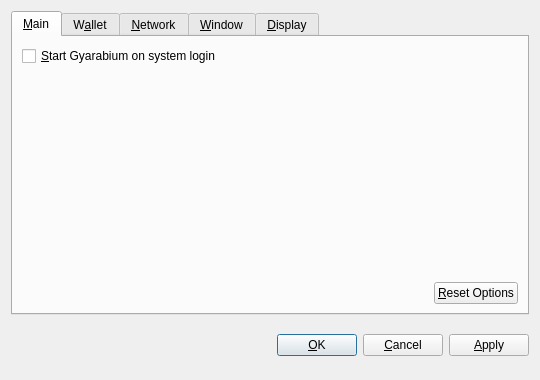
<?xml version="1.0" encoding="UTF-8"?>
<ui version="4.0">
 <class>OptionsDialog</class>
 <widget class="QDialog" name="OptionsDialog">
  <property name="geometry">
   <rect>
    <x>0</x>
    <y>0</y>
    <width>540</width>
    <height>380</height>
   </rect>
  </property>
  <property name="windowTitle">
   <string>Options</string>
  </property>
  <property name="modal">
   <bool>true</bool>
  </property>
  <layout class="QVBoxLayout" name="verticalLayout">
   <item>
    <widget class="QTabWidget" name="tabWidget">
     <property name="tabPosition">
      <enum>QTabWidget::North</enum>
     </property>
     <property name="currentIndex">
      <number>0</number>
     </property>
     <widget class="QWidget" name="tabMain">
      <attribute name="title">
       <string>&amp;Main</string>
      </attribute>
      <layout class="QVBoxLayout" name="verticalLayout_Main">
       <item>
        <widget class="QCheckBox" name="bitcoinAtStartup">
         <property name="toolTip">
          <string>Automatically start Gyarabium after logging in to the system.</string>
         </property>
         <property name="text">
          <string>&amp;Start Gyarabium on system login</string>
         </property>
        </widget>
       </item>
       <item>
        <spacer name="verticalSpacer_Main">
         <property name="orientation">
          <enum>Qt::Vertical</enum>
         </property>
         <property name="sizeHint" stdset="0">
          <size>
           <width>20</width>
           <height>40</height>
          </size>
         </property>
        </spacer>
       </item>
       <item>
        <layout class="QHBoxLayout" name="horizontalLayout_2_Main">
         <item>
          <spacer name="horizontalSpacer_2_Main">
           <property name="orientation">
            <enum>Qt::Horizontal</enum>
           </property>
           <property name="sizeHint" stdset="0">
            <size>
             <width>40</width>
             <height>20</height>
            </size>
           </property>
          </spacer>
         </item>
         <item>
          <widget class="QPushButton" name="resetButton">
           <property name="toolTip">
            <string>Reset all client options to default.</string>
           </property>
           <property name="text">
            <string>&amp;Reset Options</string>
           </property>
           <property name="autoDefault">
            <bool>false</bool>
           </property>
          </widget>
         </item>
        </layout>
       </item>
      </layout>
     </widget>
     <widget class="QWidget" name="tabWallet">
      <attribute name="title">
       <string>W&amp;allet</string>
      </attribute>
      <layout class="QVBoxLayout" name="verticalLayout_Network">
       <item>
        <widget class="QLabel" name="transactionFeeInfoLabel">
         <property name="text">
          <string>Optional transaction fee per kB that helps make sure your transactions are processed quickly. Most transactions are 1 kB.</string>
         </property>
         <property name="textFormat">
          <enum>Qt::PlainText</enum>
         </property>
         <property name="wordWrap">
          <bool>true</bool>
         </property>
        </widget>
       </item>
       <item>
        <layout class="QHBoxLayout" name="horizontalLayout_1_Main">
         <item>
          <widget class="QLabel" name="transactionFeeLabel">
           <property name="text">
            <string>Pay transaction &amp;fee</string>
           </property>
           <property name="textFormat">
            <enum>Qt::PlainText</enum>
           </property>
           <property name="buddy">
            <cstring>transactionFee</cstring>
           </property>
          </widget>
         </item>
         <item>
          <widget class="BitcoinAmountField" name="transactionFee"/>
         </item>
         <item>
          <spacer name="horizontalSpacer_1_Main">
           <property name="orientation">
            <enum>Qt::Horizontal</enum>
           </property>
           <property name="sizeHint" stdset="0">
            <size>
             <width>40</width>
             <height>20</height>
            </size>
           </property>
          </spacer>
         </item>
        </layout>
       </item>
       <item>
        <widget class="QLabel" name="label">
         <property name="text">
          <string>If you disable the spending of unconfirmed change, the change from a transaction cannot be used until that transaction has at least one confirmation. This also affects how your balance is computed.</string>
         </property>
         <property name="wordWrap">
          <bool>true</bool>
         </property>
        </widget>
       </item>
       <item>
        <widget class="QCheckBox" name="spendZeroConfChange">
         <property name="text">
          <string>Spend unconfirmed change  (experts only)</string>
         </property>
        </widget>
       </item>
       <item>
        <spacer name="verticalSpacer">
         <property name="orientation">
          <enum>Qt::Vertical</enum>
         </property>
         <property name="sizeHint" stdset="0">
          <size>
           <width>20</width>
           <height>40</height>
          </size>
         </property>
        </spacer>
       </item>
      </layout>
     </widget>
     <widget class="QWidget" name="tabNetwork">
      <attribute name="title">
       <string>&amp;Network</string>
      </attribute>
      <layout class="QVBoxLayout" name="verticalLayout_Network">
       <item>
        <widget class="QCheckBox" name="mapPortUpnp">
         <property name="toolTip">
          <string>Automatically open the Gyarabium client port on the router. This only works when your router supports UPnP and it is enabled.</string>
         </property>
         <property name="text">
          <string>Map port using &amp;UPnP</string>
         </property>
        </widget>
       </item>
       <item>
        <widget class="QCheckBox" name="connectSocks">
         <property name="toolTip">
          <string>Connect to the Gyarabium network through a SOCKS proxy (e.g. when connecting through Tor).</string>
         </property>
         <property name="text">
          <string>&amp;Connect through SOCKS proxy:</string>
         </property>
        </widget>
       </item>
       <item>
        <layout class="QHBoxLayout" name="horizontalLayout_Network">
         <item>
          <widget class="QLabel" name="proxyIpLabel">
           <property name="text">
            <string>Proxy &amp;IP:</string>
           </property>
           <property name="textFormat">
            <enum>Qt::PlainText</enum>
           </property>
           <property name="buddy">
            <cstring>proxyIp</cstring>
           </property>
          </widget>
         </item>
         <item>
          <widget class="QValidatedLineEdit" name="proxyIp">
           <property name="maximumSize">
            <size>
             <width>140</width>
             <height>16777215</height>
            </size>
           </property>
           <property name="toolTip">
            <string>IP address of the proxy (e.g. 127.0.0.1)</string>
           </property>
          </widget>
         </item>
         <item>
          <widget class="QLabel" name="proxyPortLabel">
           <property name="text">
            <string>&amp;Port:</string>
           </property>
           <property name="textFormat">
            <enum>Qt::PlainText</enum>
           </property>
           <property name="buddy">
            <cstring>proxyPort</cstring>
           </property>
          </widget>
         </item>
         <item>
          <widget class="QLineEdit" name="proxyPort">
           <property name="maximumSize">
            <size>
             <width>55</width>
             <height>16777215</height>
            </size>
           </property>
           <property name="toolTip">
            <string>Port of the proxy (e.g. 9050)</string>
           </property>
          </widget>
         </item>
         <item>
          <widget class="QLabel" name="socksVersionLabel">
           <property name="text">
            <string>SOCKS &amp;Version:</string>
           </property>
           <property name="textFormat">
            <enum>Qt::PlainText</enum>
           </property>
           <property name="buddy">
            <cstring>socksVersion</cstring>
           </property>
          </widget>
         </item>
         <item>
          <widget class="QValueComboBox" name="socksVersion">
           <property name="toolTip">
            <string>SOCKS version of the proxy (e.g. 5)</string>
           </property>
          </widget>
         </item>
         <item>
          <spacer name="horizontalSpacer_Network">
           <property name="orientation">
            <enum>Qt::Horizontal</enum>
           </property>
           <property name="sizeHint" stdset="0">
            <size>
             <width>40</width>
             <height>20</height>
            </size>
           </property>
          </spacer>
         </item>
        </layout>
       </item>
       <item>
        <spacer name="verticalSpacer_Network">
         <property name="orientation">
          <enum>Qt::Vertical</enum>
         </property>
         <property name="sizeHint" stdset="0">
          <size>
           <width>20</width>
           <height>40</height>
          </size>
         </property>
        </spacer>
       </item>
      </layout>
     </widget>
     <widget class="QWidget" name="tabWindow">
      <attribute name="title">
       <string>&amp;Window</string>
      </attribute>
      <layout class="QVBoxLayout" name="verticalLayout_Window">
       <item>
        <widget class="QCheckBox" name="minimizeToTray">
         <property name="toolTip">
          <string>Show only a tray icon after minimizing the window.</string>
         </property>
         <property name="text">
          <string>&amp;Minimize to the tray instead of the taskbar</string>
         </property>
        </widget>
       </item>
       <item>
        <widget class="QCheckBox" name="minimizeOnClose">
         <property name="toolTip">
          <string>Minimize instead of exit the application when the window is closed. When this option is enabled, the application will be closed only after selecting Quit in the menu.</string>
         </property>
         <property name="text">
          <string>M&amp;inimize on close</string>
         </property>
        </widget>
       </item>
       <item>
        <spacer name="verticalSpacer_Window">
         <property name="orientation">
          <enum>Qt::Vertical</enum>
         </property>
         <property name="sizeHint" stdset="0">
          <size>
           <width>20</width>
           <height>40</height>
          </size>
         </property>
        </spacer>
       </item>
      </layout>
     </widget>
     <widget class="QWidget" name="tabDisplay">
      <attribute name="title">
       <string>&amp;Display</string>
      </attribute>
      <layout class="QVBoxLayout" name="verticalLayout_Display">
       <item>
        <layout class="QHBoxLayout" name="horizontalLayout_1_Display">
         <item>
          <widget class="QLabel" name="langLabel">
           <property name="text">
            <string>User Interface &amp;language:</string>
           </property>
           <property name="textFormat">
            <enum>Qt::PlainText</enum>
           </property>
           <property name="buddy">
            <cstring>lang</cstring>
           </property>
          </widget>
         </item>
         <item>
          <widget class="QValueComboBox" name="lang">
           <property name="toolTip">
            <string>The user interface language can be set here. This setting will take effect after restarting Gyarabium.</string>
           </property>
          </widget>
         </item>
        </layout>
       </item>
       <item>
        <layout class="QHBoxLayout" name="horizontalLayout_2_Display">
         <item>
          <widget class="QLabel" name="unitLabel">
           <property name="text">
            <string>&amp;Unit to show amounts in:</string>
           </property>
           <property name="textFormat">
            <enum>Qt::PlainText</enum>
           </property>
           <property name="buddy">
            <cstring>unit</cstring>
           </property>
          </widget>
         </item>
         <item>
          <widget class="QValueComboBox" name="unit">
           <property name="toolTip">
            <string>Choose the default subdivision unit to show in the interface and when sending coins.</string>
           </property>
          </widget>
         </item>
        </layout>
       </item>
       <item>
        <widget class="QCheckBox" name="displayAddresses">
         <property name="toolTip">
          <string>Whether to show Gyarabium addresses in the transaction list or not.</string>
         </property>
         <property name="text">
          <string>&amp;Display addresses in transaction list</string>
         </property>
        </widget>
       </item>
       <item>
        <widget class="QCheckBox" name="coinControlFeatures">
         <property name="toolTip">
          <string>Whether to show coin control features or not.</string>
         </property>
         <property name="text">
          <string>Display coin &amp;control features (experts only!)</string>
         </property>
        </widget>
       </item>
       <item>
        <spacer name="verticalSpacer_Display">
         <property name="orientation">
          <enum>Qt::Vertical</enum>
         </property>
         <property name="sizeHint" stdset="0">
          <size>
           <width>20</width>
           <height>40</height>
          </size>
         </property>
        </spacer>
       </item>
      </layout>
     </widget>
    </widget>
   </item>
   <item>
    <layout class="QHBoxLayout" name="horizontalLayout_Buttons">
     <item>
      <spacer name="horizontalSpacer_1">
       <property name="orientation">
        <enum>Qt::Horizontal</enum>
       </property>
       <property name="sizeHint" stdset="0">
        <size>
         <width>40</width>
         <height>48</height>
        </size>
       </property>
      </spacer>
     </item>
     <item>
      <widget class="QLabel" name="statusLabel">
       <property name="font">
        <font>
         <weight>75</weight>
         <bold>true</bold>
        </font>
       </property>
       <property name="text">
        <string/>
       </property>
       <property name="textFormat">
        <enum>Qt::PlainText</enum>
       </property>
       <property name="wordWrap">
        <bool>true</bool>
       </property>
      </widget>
     </item>
     <item>
      <spacer name="horizontalSpacer_2">
       <property name="orientation">
        <enum>Qt::Horizontal</enum>
       </property>
       <property name="sizeHint" stdset="0">
        <size>
         <width>40</width>
         <height>48</height>
        </size>
       </property>
      </spacer>
     </item>
     <item>
      <widget class="QPushButton" name="okButton">
       <property name="text">
        <string>&amp;OK</string>
       </property>
      </widget>
     </item>
     <item>
      <widget class="QPushButton" name="cancelButton">
       <property name="text">
        <string>&amp;Cancel</string>
       </property>
       <property name="autoDefault">
        <bool>false</bool>
       </property>
      </widget>
     </item>
     <item>
      <widget class="QPushButton" name="applyButton">
       <property name="text">
        <string>&amp;Apply</string>
       </property>
       <property name="autoDefault">
        <bool>false</bool>
       </property>
      </widget>
     </item>
    </layout>
   </item>
  </layout>
 </widget>
 <customwidgets>
  <customwidget>
   <class>BitcoinAmountField</class>
   <extends>QSpinBox</extends>
   <header>bitcoinamountfield.h</header>
  </customwidget>
  <customwidget>
   <class>QValueComboBox</class>
   <extends>QComboBox</extends>
   <header>qvaluecombobox.h</header>
  </customwidget>
  <customwidget>
   <class>QValidatedLineEdit</class>
   <extends>QLineEdit</extends>
   <header>qvalidatedlineedit.h</header>
  </customwidget>
 </customwidgets>
 <resources/>
 <connections/>
</ui>
